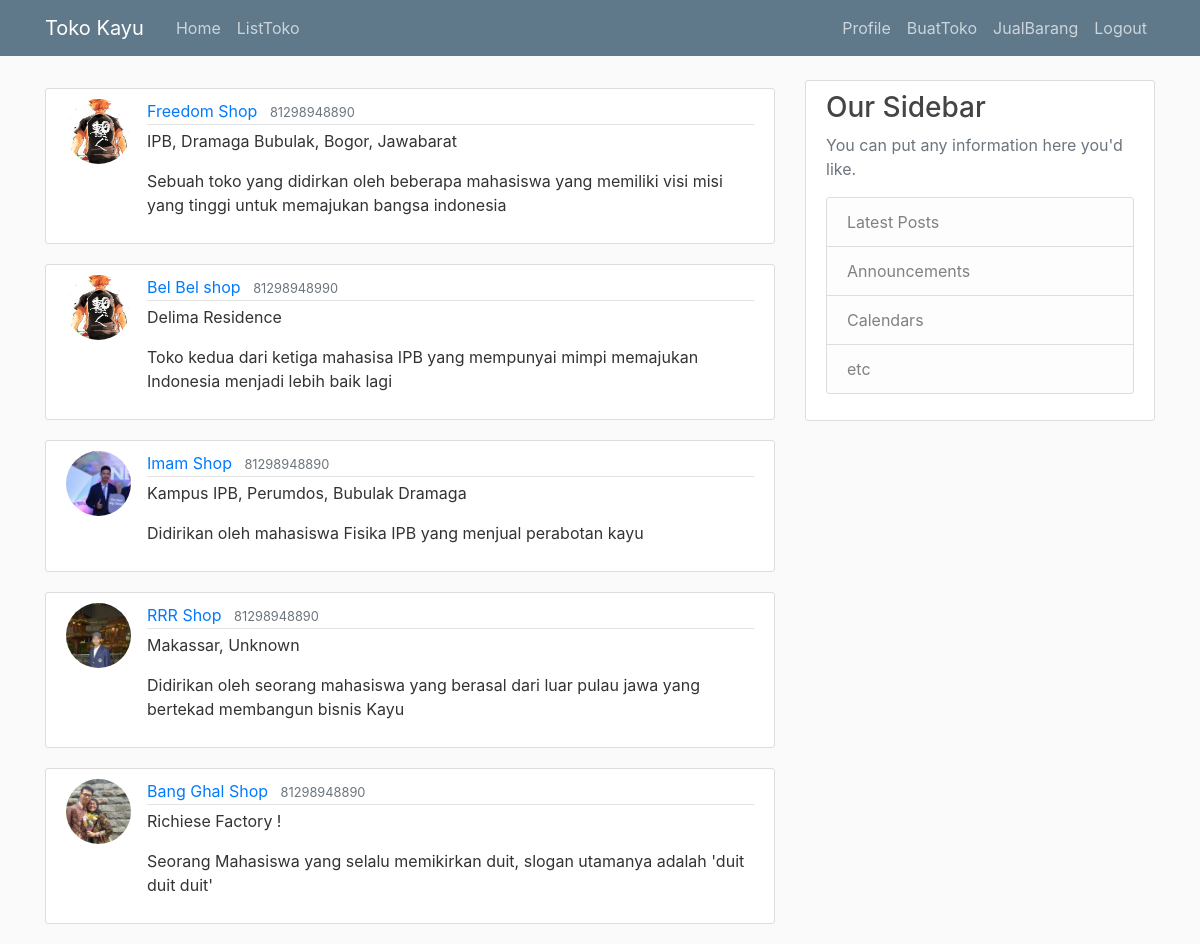
Page /customer/list/ (signed in) on the committed database.
### customer/models.py (models this page shows, shortened)
class TokoModel(models.Model):
    nama_toko = models.CharField(max_length=20)
    no_telepon = models.IntegerField()
    alamat = models.TextField()
    deskripsi_singkat = models.TextField()
    nama_user = models.ForeignKey(User, default=None, on_delete=models.CASCADE)

### users/models.py (models this page shows, shortened)
class Profile(models.Model):
    user = models.OneToOneField(User, on_delete=models.CASCADE)
    image = models.ImageField(default='default.jpg', upload_to='profile_pics')

### customer/views.py (the view)
class TokoListView(ListView):
    model = TokoModel
    template_name = 'customer/list.html'  # <app>/<model>_<view type>.html
    context_object_name = 'Toko'

### customer/templates/customer/list.html (shortened to what this page needs)
{% extends "base.html" %}
{% block content %}
    {% for toko in Toko %}
        <article class="media content-section">
          <img class="rounded-circle article-img" src="{{toko.nama_user.profile.image.url}}">
          <div class="media-body">
            <div class="article-metadata">
              <a class="mr-2" href="{% url 'customer:toko-detail' toko.id %}">{{ toko.nama_toko }}</a>
              <small class="text-muted">{{ toko.no_telepon }}</small>
            </div>
            <p class="article-content">{{ toko.alamat }}</p>
            <p class="article-content">{{ toko.deskripsi_singkat }}</p>
          </div>
        </article>
    {% endfor %}
{% endblock content %}

### customer/static/customer/main.css (style rules this page uses)
body { background: #fafafa; color: #333333; margin-top: 5rem; }
.content-section { background: #ffffff; padding: 10px 20px; border: 1px solid #dddddd; border-radius: 3px; margin-bottom: 20px; }
.article-content { white-space: pre-line; }
.article-img { height: 65px; width: 65px; margin-right: 16px; }
.article-metadata { padding-bottom: 1px; margin-bottom: 4px; border-bottom: 1px solid #e3e3e3 }

### rows in the picture
TokoModel: nama_user.profile.image (picture), nama_toko "Freedom Shop", no_telepon "81298948890", alamat "IPB, Dramaga Bubulak, Bogor, Jawabarat", deskripsi_singkat "Sebuah toko yang didirkan oleh beberapa mahasiswa yang memiliki visi misi yang tinggi untuk memajukan bangsa indonesia"
TokoModel: nama_user.profile.image (picture), nama_toko "Bel Bel shop", no_telepon "81298948990", alamat "Delima Residence", deskripsi_singkat "Toko kedua dari ketiga mahasisa IPB yang mempunyai mimpi memajukan Indonesia menjadi lebih baik lagi"
TokoModel: nama_user.profile.image (picture), nama_toko "Imam Shop", no_telepon "81298948890", alamat "Kampus IPB, Perumdos, Bubulak Dramaga", deskripsi_singkat "Didirikan oleh mahasiswa Fisika IPB yang menjual perabotan kayu"
TokoModel: nama_user.profile.image (picture), nama_toko "RRR Shop", no_telepon "81298948890", alamat "Makassar, Unknown", deskripsi_singkat "Didirikan oleh seorang mahasiswa yang berasal dari luar pulau jawa yang bertekad membangun bisnis Kayu"
TokoModel: nama_user.profile.image (picture), nama_toko "Bang Ghal Shop", no_telepon "81298948890", alamat "Richiese Factory !", deskripsi_singkat "Seorang Mahasiswa yang selalu memikirkan duit, slogan utamanya adalah 'duit duit duit'"
